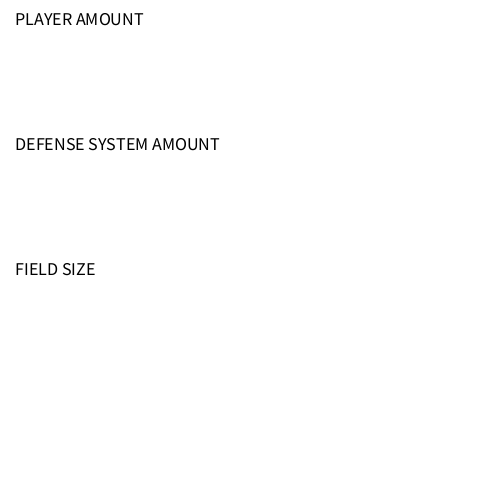
Frame 1 (no input)
Frame 60 (the mouse pressed at the canvas centre just before this capture): identical to frame 1, image omitted
Frame 120 (the mouse held since frame 60 and released just before this capture): identical to frame 1, image omitted

The Processing sketch that drew this single still picture (run headless with seeded random() and noise(); from frame 60 on, the mouse is pressed at the canvas centre):

// Processing sketch: battleship
// ── battleship.pde
/* 
 * Title: SPAD - Zeeslag 
 * Author: M.E. Yilmaz
 * Class: ITA-1C
 * Date: 10-15-2020
 */
 
 
final int STARTSCREEN = 0;
final int GAMESCREEN = 1;
final int ENDSCREEN = 2;

int currentScreen = 0;
 
void setup()
{
  settings();
}

void settings()
{
  size(500, 500);
}

void draw()
{
  switch(currentScreen)
  {
    case STARTSCREEN:
      showStartScreen();
    break;
    case GAMESCREEN:
      gameScreenSetup();
    break;
    case ENDSCREEN:
      endScreenSetup();
    break;
  }
}

void mousePressed()
{
  
}

void mouseDragged()
{
  
}

// ── ArrowSelect.pde
int[] makeArrowSelectButton(int x1, int y1, int x2, int y2, int x3, int y3)
{
  return new int[]{x1, y1, x2, y2, x3, y3};
}

void drawArrowSelectButton(int[][] arrowSelect)
{
  fill(#000000);
  stroke(#00FF00);
  triangle(arrowSelect[0][0], arrowSelect[0][1], arrowSelect[0][2], arrowSelect[0][3], arrowSelect[0][4], arrowSelect[0][5]);
  triangle(arrowSelect[1][0], arrowSelect[1][1], arrowSelect[1][2], arrowSelect[1][3], arrowSelect[1][4], arrowSelect[1][5]);
  
  //int xText = 
  //text(content[selectedIndex] + "",  
}

void clickedOnArrowSelect(int[] arrowSelect, int[] content, int selectedIndex)
{
  
}

// ── Button.pde
int[] makeButton(int x, int y, int w, int h)
{
  return new int[]{x, y, w, h};
}

void drawButton(int[] button, String text, int fontSize)
{
  fill(#000000);
  rect(button[0], button[1], button[2], button[3]);
  
  textSize(fontSize);
  textAlign(CENTER, CENTER);
  fill(#FFFFFF);
  text(text, button[0] + button[2] / 2, button[1] + button[3] / 2);
}

void clickedOnButton(int[] button)
{
  
}

// ── EndScreen.pde
void endScreenSetup()
{
  
}

// ── GameScreen.pde
void gameScreenSetup()
{
  
}

// ── StartScreen.pde
boolean startScreenRunning = false;
int[] startButton = new int[4];
int[][] arrowSelectButton = new int[2][6];
int[][] defenseSystemButtons = new int [5][4];
int[][] fieldSizeButtons = new int [3][4];

final int[] DEFENSE_SYSTEM_AMOUNT = {10, 20, 30, 40, 50};
final int[] FIELD_SIZE_AMOUNT = {10, 15, 20};
final int[] PLAYER_AMOUNT = {1, 2};

int playerAmountIndex = 0;

void showStartScreen()
{
  clear();
  background(#FFFFFF);
  
  drawStartScreenModules(18, 15);
}

void startScreenMousePressed()
{
  
}

void drawStartScreenModules(int fontSize, int margin)
{
  int oneFourthHeigt = height / 4;
  int oneFourthWidth = width / 4;

  textSize(fontSize);
  textAlign(LEFT, CENTER);
  fill(#000000);
  
  //Players
  text("PLAYER AMOUNT", margin, fontSize);
  //drawPlayerAmountArrowSelectButtons()
  
  //Defense Systems
  text("DEFENSE SYSTEM AMOUNT", margin, oneFourthHeigt + fontSize);
  int xDefenseSystem = margin;
  int yDefenseSystem = oneFourthHeigt + fontSize * 2;
  int defenseSystemBtnWidth = ((width / 2) - margin) / defenseSystemButtons.length;
  int defenseSystemBtnHeight = oneFourthHeigt / 2;
  stroke(#00FF00);
  
  //Field size
  fill(#000000);
  textAlign(LEFT, CENTER);
  text("FIELD SIZE", margin, oneFourthHeigt + oneFourthHeigt + fontSize);
  int xFieldSizeButtons = margin;
  int yFieldSizeButtons = oneFourthHeigt * 2 + fontSize * 2;
  int fieldSizeBtnWidth = ((width / 2) - margin) / fieldSizeButtons.length;
  int fieldSizeBntHeight = oneFourthHeigt / 2;
  
  //StartButton
  fill(#FF0000);
  
}

void drawPlayerAmountArrowSelectButtons(int x1, int y1, int x2, int y2, int x3, int y3)
{
  //for(int i = 0; i < arrowSelectButton.length; i++)
  //{
  //  arrowSelectButton[i] = makeArrowSelectButton(x1, y1, x2, y2, x3, y3);
    
  //  //x += w;
  //}
  //drawArrowSelectButton(arrowSelectButton, PLAYER_AMOUNT, playerAmountIndex);
}
